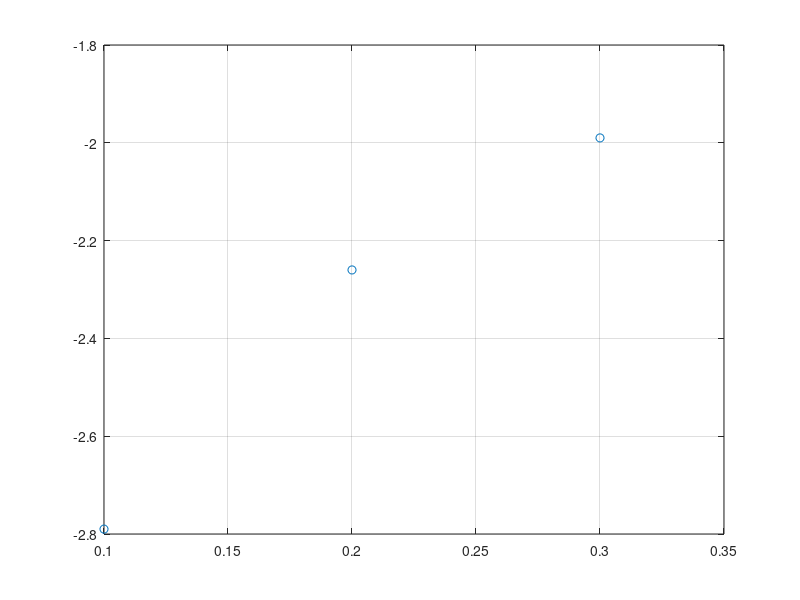

Source code (MATLAB): (Note: this script raises an error after producing the figure.)
clc;
clear;


%data
x = 0.1:0.1:0.3;
y = [-2.79 -2.26 -1.99];
l = length(y);
alpha = 4.02;
beta = -2.62;
xp = 0.2300;  %point
a=x(1);
b=x(end);
h = (b-a)/(l-1);
s=0.01;     %space

%plot
figure;
ylabel('y');
xlabel('x');
title('Wykres y(x)');
xe=a:s:b;
plot(x, y, 'o', 'DisplayName', 'Data');
grid on;

%Ax=c;
A=zeros(l);
for i=1:l
    for j=1:l
        if i == j
            A(i,j)=4;
        elseif i==(j+1) || i==(j-1)
            A(i,j)=1;
        end
    end
end
A(1,2)=2;
A(l,l-1)=2
v=y';
v(1,1)=v(1,1)+(alpha*h/l);
v(l,1)=v(l,1)-(beta*h/l)
C=A\v
c1=C(2)-(alpha*h/3)
cnplus1=C(end-1)+(beta*h/3)
C=[c1; C; cnplus1]
disp('where C(1) is mathematicaly C-1 etc.')

%Phi
xPhi=[0 0 0 x 0 0 0];
for i=-3:l+2
    xPhi(i+4)=a+i*h;
end
xPhi=xPhi';
xi=xPhi(1):s:xPhi(end);
d=length(xi);
Phi = P(xi,xPhi,l,h,d);
hold on;
plot(xi,Phi, '--','DisplayName', 'Phi'); 
legend('location','bestoutside');%plot of phi base functions
hold off;

S3=0;
for i=1:l+2
    for j=1:d
        pc(i,j)=Phi(i,j)*C(i,1);
    end
end
S3=sum(pc);
idx=find(abs(xi - xp.') < 10 * eps(max(xi, xp)));
fprintf('Interpolation for x = %o:',xp);
disp(S3(idx));
hold on;
plot(xi,S3,'DisplayName', 'Interpolation');
plot(xp, S3(idx), '*', 'DisplayName', 'Choosen point');
label1 = {xp, S3(idx)};
text(xp,S3(idx), label1,'VerticalAlignment','bottom','HorizontalAlignment','right');
axis([a b -3 4]);
xlim([a b]);
hold off;


function Phi = P(xi,xPhi,l,h,d)
    Phi=zeros(l+2,d);
    for i=3:l+4
        for j=1:d;
            ha = 1/(h^3);
            if xi(j) >= xPhi(i-2) && xi(j) <= xPhi(i-1)
                Phi(i-2,j)=ha*((xi(j)-xPhi(i-2))^3);
            elseif xi(j) >= xPhi(i-1) && xi(j) <= xPhi(i)
                Phi(i-2,j)=ha*((xi(j)-xPhi(i-2))^3-4*(xi(j)-xPhi(i-1))^3);
            elseif xi(j) >= xPhi(i) &&xi(j) <= xPhi(i+1)
                Phi(i-2,j)=ha*((xPhi(i+2)-xi(j))^3-4*(xPhi(i+1)-xi(j))^3);
            elseif xi(j) >= xPhi(i+1) && xi(j) <= xPhi(i+2)
                Phi(i-2,j)=ha*((xPhi(i+2)-xi(j))^3);
            end
        end
    end
end
